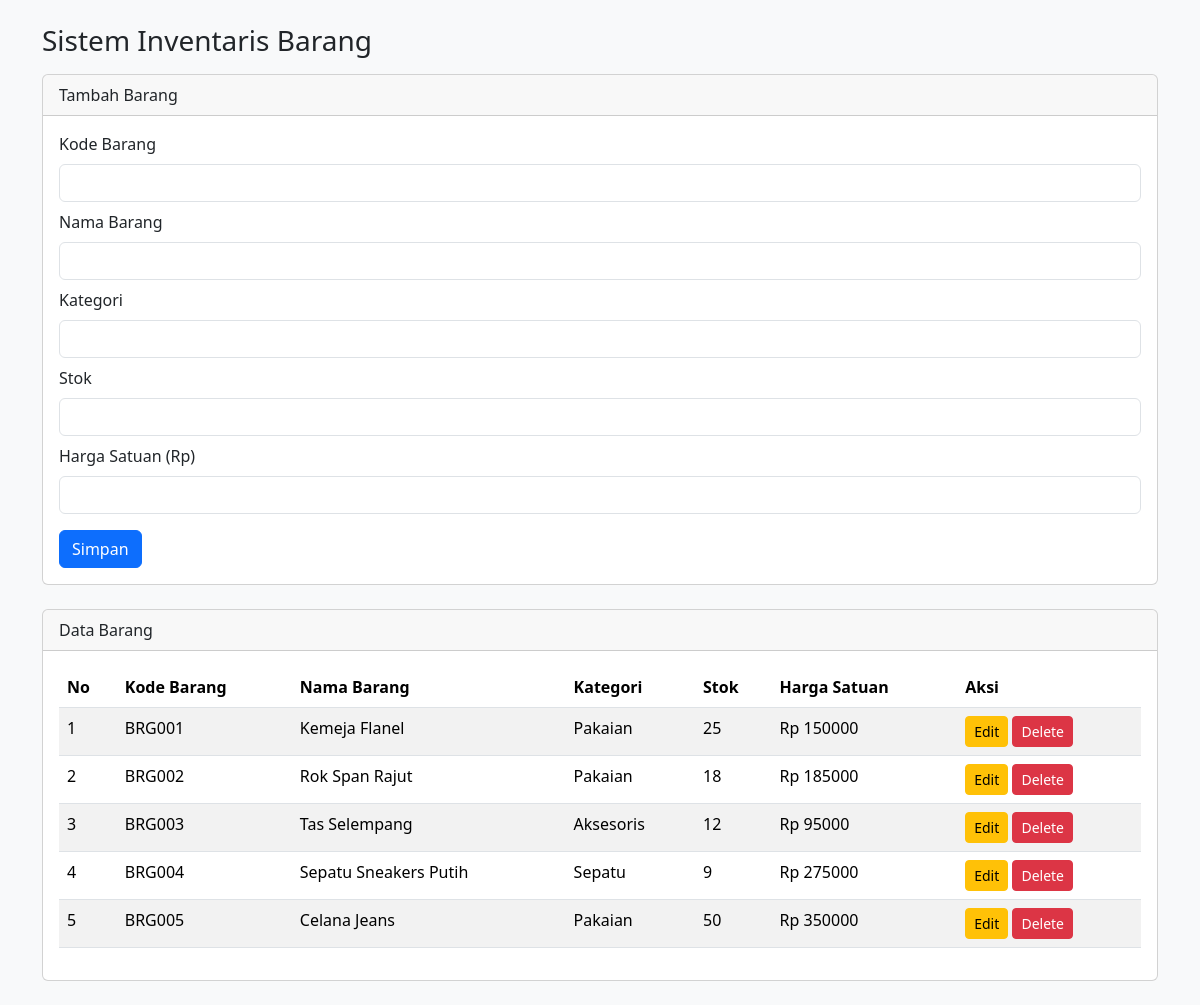
The app's page /Tugas2/index.php with its own data.
### tables this page shows
CREATE TABLE `barang` (
  `id` int NOT NULL,
  `kode_barang` varchar(20) NOT NULL,
  `nama_barang` varchar(100) NOT NULL,
  `kategori` varchar(50) NOT NULL,
  `stok` int NOT NULL,
  `harga_satuan` int NOT NULL
);

### Tugas2/index.php (the view, shortened to what this page needs)
<?php
$host = "localhost";
$user = "root";
$pass = "";
$db   = "db_inventaris";
$koneksi = mysqli_connect($host, $user, $pass, $db);
$kode     = "";
$nama     = "";
$kategori = "";
$stok     = "";
$harga    = "";
$op       = "";
?>
<!DOCTYPE html>
<html lang="id">
<head>
    <link href="https://cdn.jsdelivr.net/npm/bootstrap@5.3.3/dist/css/bootstrap.min.css" rel="stylesheet">
</head>
<body class="bg-light">
<div class="container py-4">
    <h3 class="mb-3">Sistem Inventaris Barang</h3>
    <div class="card mb-4">
        <div class="card-header">
            <?php if ($op == "edit") { echo "Edit Barang"; } else { echo "Tambah Barang"; } ?>
        </div>
        <div class="card-body">
            <form action="index.php" method="POST">
                <div class="mb-2">
                    <label class="form-label">Kode Barang</label>
                    <input type="text" name="kode_barang" class="form-control" value="<?php echo $kode; ?>">
                </div>
                <div class="mb-2">
                    <label class="form-label">Nama Barang</label>
                    <input type="text" name="nama_barang" class="form-control" value="<?php echo $nama; ?>">
                </div>
                <div class="mb-2">
                    <label class="form-label">Kategori</label>
                    <input type="text" name="kategori" class="form-control" value="<?php echo $kategori; ?>">
                </div>
                <div class="mb-2">
                    <label class="form-label">Stok</label>
                    <input type="text" name="stok" class="form-control" value="<?php echo $stok; ?>">
                </div>
                <div class="mb-3">
                    <label class="form-label">Harga Satuan (Rp)</label>
                    <input type="text" name="harga_satuan" class="form-control" value="<?php echo $harga; ?>">
                </div>
                <button type="submit" name="simpan" class="btn btn-primary">Simpan</button>
            </form>
        </div>
    </div>
    <div class="card">
        <div class="card-header">Data Barang</div>
        <div class="card-body">
            <table class="table table-striped">
                <thead>
                    <tr>
                        <th>No</th>
                        <th>Kode Barang</th>
                        <th>Nama Barang</th>
                        <th>Kategori</th>
                        <th>Stok</th>
                        <th>Harga Satuan</th>
                        <th>Aksi</th>
                    </tr>
                </thead>
                <tbody>
                <?php
                $urut  = 1;
                $hasil = mysqli_query($koneksi, "SELECT * FROM barang ORDER BY id ASC");
                while ($r = mysqli_fetch_array($hasil)) {
                ?>
                    <tr>
                        <td><?php echo $urut++; ?></td>
                        <td><?php echo $r['kode_barang']; ?></td>
                        <td><?php echo $r['nama_barang']; ?></td>
                        <td><?php echo $r['kategori']; ?></td>
                        <td><?php echo $r['stok']; ?></td>
                        <td>Rp <?php echo $r['harga_satuan']; ?></td>
                        <td>
                            <a href="index.php?op=edit&id=<?php echo $r['id']; ?>" class="btn btn-warning btn-sm">Edit</a>
                            <a href="index.php?op=delete&id=<?php echo $r['id']; ?>" class="btn btn-danger btn-sm"
                               onclick="return confirm('Yakin ingin menghapus data ini?')">Delete</a>
                        </td>
                    </tr>
                <?php
                }
                ?>
                </tbody>
            </table>
        </div>
    </div>
</div>
</body>
</html>

### records on screen
barang: kode_barang "BRG001", nama_barang "Kemeja Flanel", kategori "Pakaian", stok "25", harga_satuan "150000"
barang: kode_barang "BRG002", nama_barang "Rok Span Rajut", kategori "Pakaian", stok "18", harga_satuan "185000"
barang: kode_barang "BRG003", nama_barang "Tas Selempang", kategori "Aksesoris", stok "12", harga_satuan "95000"
barang: kode_barang "BRG004", nama_barang "Sepatu Sneakers Putih", kategori "Sepatu", stok "9", harga_satuan "275000"
barang: kode_barang "BRG005", nama_barang "Celana Jeans", kategori "Pakaian", stok "50", harga_satuan "350000"
